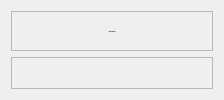
            <widget class="QWidget" name="stack_1">
             <layout class="QVBoxLayout" name="verticalLayout_12">
              <item>
               <widget class="QFrame" name="frame_data_caption">
                <property name="minimumSize">
                 <size>
                  <width>0</width>
                  <height>40</height>
                 </size>
                </property>
                <property name="frameShape">
                 <enum>QFrame::StyledPanel</enum>
                </property>
                <property name="frameShadow">
                 <enum>QFrame::Raised</enum>
                </property>
                <layout class="QVBoxLayout" name="verticalLayout_11">
                 <property name="spacing">
                  <number>0</number>
                 </property>
                 <property name="leftMargin">
                  <number>0</number>
                 </property>
                 <property name="topMargin">
                  <number>0</number>
                 </property>
                 <property name="rightMargin">
                  <number>0</number>
                 </property>
                 <property name="bottomMargin">
                  <number>0</number>
                 </property>
                 <item alignment="Qt::AlignHCenter|Qt::AlignVCenter">
                  <widget class="QLabel" name="label_11">
                   <property name="sizePolicy">
                    <sizepolicy hsizetype="MinimumExpanding" vsizetype="Maximum">
                     <horstretch>0</horstretch>
                     <verstretch>0</verstretch>
                    </sizepolicy>
                   </property>
                   <property name="minimumSize">
                    <size>
                     <width>200</width>
                     <height>20</height>
                    </size>
                   </property>
                   <property name="maximumSize">
                    <size>
                     <width>200</width>
                     <height>20</height>
                    </size>
                   </property>
                   <property name="font">
                    <font>
                     <family>NovaFlat</family>
                     <pointsize>-1</pointsize>
                     <weight>75</weight>
                     <italic>false</italic>
                     <bold>true</bold>
                    </font>
                   </property>
                   <property name="text">
                    <string>Data Records</string>
                   </property>
                   <property name="textFormat">
                    <enum>Qt::AutoText</enum>
                   </property>
                   <property name="alignment">
                    <set>Qt::AlignCenter</set>
                   </property>
                  </widget>
                 </item>
                </layout>
               </widget>
              </item>
              <item>
               <widget class="QFrame" name="frame_data">
                <property name="sizePolicy">
                 <sizepolicy hsizetype="Preferred" vsizetype="Expanding">
                  <horstretch>0</horstretch>
                  <verstretch>0</verstretch>
                 </sizepolicy>
                </property>
                <property name="frameShape">
                 <enum>QFrame::StyledPanel</enum>
                </property>
                <property name="frameShadow">
                 <enum>QFrame::Raised</enum>
                </property>
                <layout class="QGridLayout" name="gridLayout_3"/>
               </widget>
              </item>
             </layout>
            </widget>
